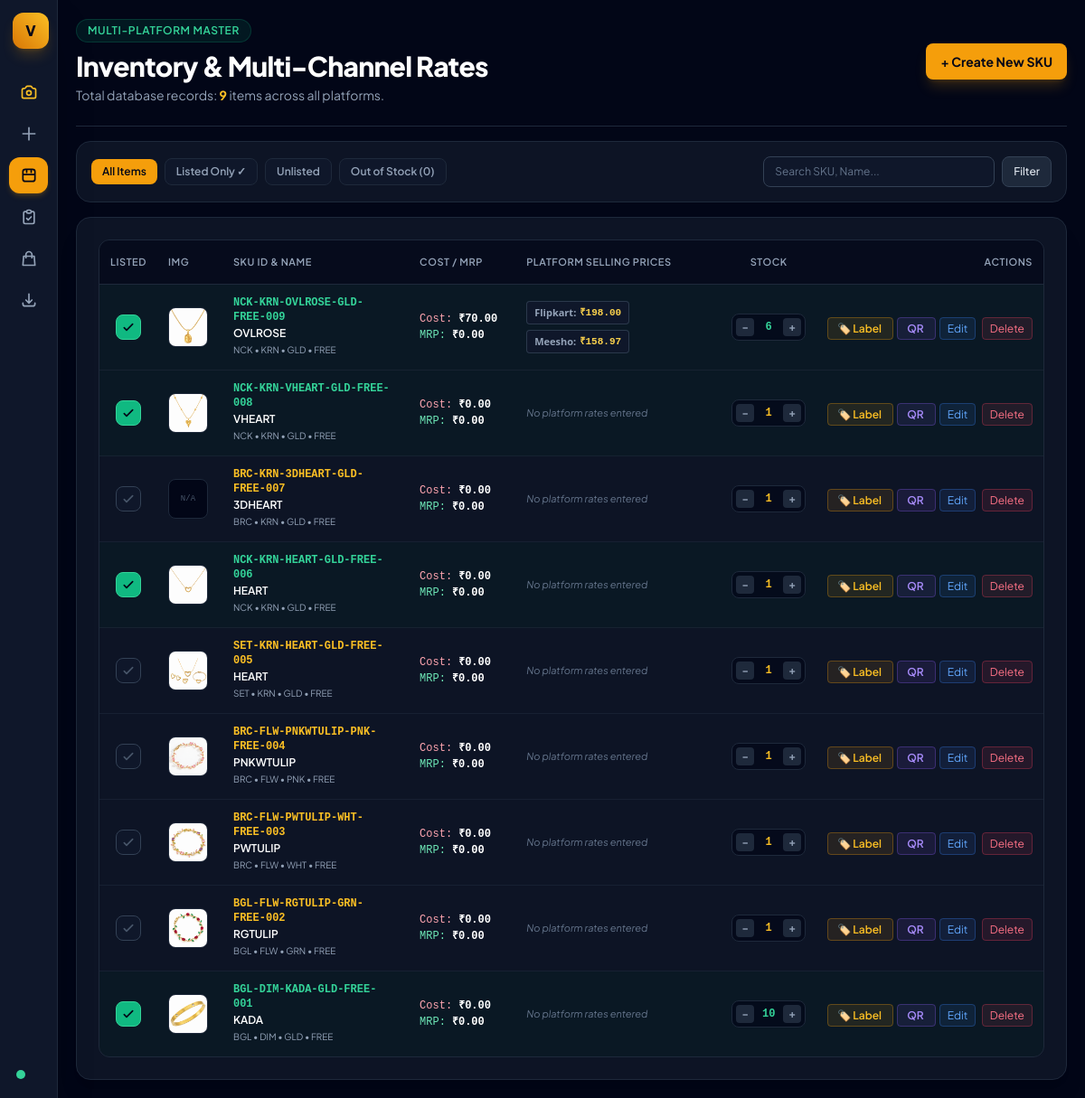
The app's page /inventory/, older data.
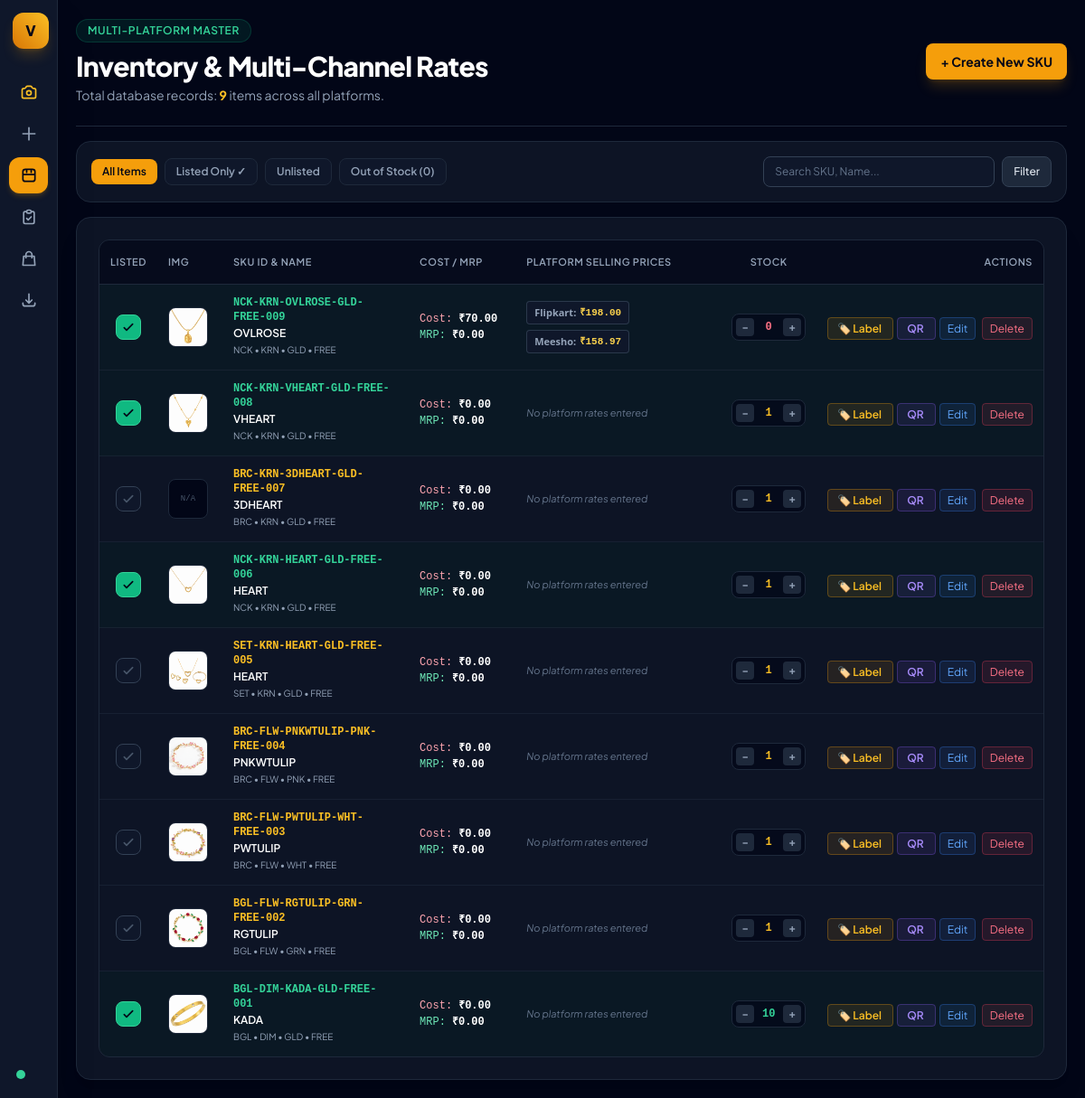
The same page, newer data.
### sku_manager/models.py (models this page shows, shortened)
class JewelrySKU(models.Model):
    CATEGORY_CHOICES = [
        ('BGL', 'BGL - Bangles / Kadas'),
        ('BRC', 'BRC - Bracelet'),
        ('NCK', 'NCK - Necklace / Choker'),
        ('EAR', 'EAR - Earrings'),
        ('SET', 'SET - Complete Set / Combo'),
        ('JHK', 'JHK - Jhumkas'),
        ('RNG', 'RNG - Rings'),
        ('PAY', 'PAY - Anklet / Payal'),
        ('TIK', 'TIK - Maang Tikka'),
    ]
    COLOR_CHOICES = [
        ('GLD', 'GLD - Golden'),
        ('RBYGRN', 'RBYGRN - Ruby & Emerald Green'),
        ('GRN', 'GRN - Emerald Green'),
        ('MRN', 'MRN - Maroon / Ruby'),
        ('ROSE', 'ROSE - Rose Gold'),
        ('SLV', 'SLV - Silver / Rhodium'),
        ('MTC', 'MTC - Multi-Color'),
        ('WHT', 'WHT - White / Pearl'),
        ('BLK', 'BLK - Black'),
        ('BLU', 'BLU - Royal Blue'),
        ('PNK', 'PNK - Baby Pink'),
    ]
    category = models.CharField(max_length=10, choices=CATEGORY_CHOICES, default='BGL')
    style = models.CharField(max_length=20, default='ADC')
    name = models.CharField(max_length=50, default='LOVE')
    color = models.CharField(max_length=20, choices=COLOR_CHOICES, default='GLD')
    size = models.CharField(max_length=20, default='2.4')
    number = models.CharField(max_length=10, default='001')
    sku = models.CharField(max_length=100, unique=True, editable=False)
    is_listed = models.BooleanField(default=False)
    image = models.ImageField(upload_to='products/', null=True, blank=True)
    stock = models.PositiveIntegerField(default=0)
    purchase_price = models.DecimalField(max_digits=10, decimal_places=2, default=0.00)
    selling_price = models.DecimalField(max_digits=10, decimal_places=2, default=0.00)
    created_at = models.DateTimeField(auto_now_add=True)
    updated_at = models.DateTimeField(auto_now=True)
    class Meta:
        ordering = ['-created_at']

### sku_manager/views.py (the view, shortened to what this page needs)
# urls.py: path('inventory/', views.sku_inventory, name='sku_inventory'),
def sku_inventory(request):
    search_query = request.GET.get('q', '').strip()
    filter_status = request.GET.get('status', '').strip()
    platforms = get_or_seed_platforms()
    sku_list = JewelrySKU.objects.prefetch_related('platform_prices__platform').all()
    if filter_status == 'listed':
        sku_list = sku_list.filter(is_listed=True)
    elif filter_status == 'unlisted':
        sku_list = sku_list.filter(is_listed=False)
    elif filter_status == 'out_of_stock':
        sku_list = sku_list.filter(stock=0)
    paginator = Paginator(sku_list, 10)
    page = request.GET.get('page')
    try:
        skus = paginator.page(page)
    except PageNotAnInteger:
        skus = paginator.page(1)
    except EmptyPage:
        skus = paginator.page(paginator.num_pages)
    return render(request, 'sku_manager/inventory.html', {
        'skus': skus,
        'platforms': platforms,
        'search_query': search_query,
        'filter_status': filter_status,
        'total_count': sku_list.count(),
        'active_page': 'inventory',
    })

### sku_manager/views.py (called while the page is built)
def get_or_seed_platforms():
    if not Platform.objects.exists():
        for name in DEFAULT_PLATFORMS:
            Platform.objects.get_or_create(name=name)
    return Platform.objects.all().order_by('id')

### templates/sku_manager/inventory.html (shortened to what the changed rows need)
{% extends "sku_manager/base.html" %}
{% block content %}
<header class="flex flex-col sm:flex-row sm:items-center justify-between border-b border-slate-800 pb-6 gap-4">
  <div>
    <h1 class="text-3xl font-extrabold tracking-tight text-white">Inventory & Multi-Channel Rates</h1>
  </div>
</header>
<div class="bg-slate-800/40 border border-slate-800 rounded-2xl p-6 shadow-xl space-y-4">
  <div class="overflow-x-auto rounded-xl border border-slate-800">
    <table class="w-full text-left text-sm text-slate-300">
      <thead class="bg-slate-950/60 text-[11px] uppercase tracking-wider text-slate-400 border-b border-slate-800">
        <tr>
          <th class="py-3.5 px-3 font-semibold text-center w-14">Listed</th>
          <th class="py-3.5 px-3 font-semibold w-14">Img</th>
          <th class="py-3.5 px-4 font-semibold">SKU ID & Name</th>
          <th class="py-3.5 px-4 font-semibold">Cost / MRP</th>
          <th class="py-3.5 px-4 font-semibold">Platform Selling Prices</th>
          <th class="py-3.5 px-3 font-semibold text-center">Stock</th>
          <th class="py-3.5 px-3 text-right font-semibold">Actions</th>
        </tr>
      </thead>
      <tbody class="divide-y divide-slate-800/60 font-normal">
        {% for item in skus %}
          <tr class="transition {% if item.is_listed %}bg-emerald-950/20 hover:bg-emerald-900/30{% else %}hover:bg-slate-800/40{% endif %}">
            <td class="py-3 px-3 text-center">
              <a href="{% url 'sku_toggle_listed' item.pk %}"
                 class="inline-flex items-center justify-center w-7 h-7 rounded-lg transition border {% if item.is_listed %}bg-emerald-500 text-slate-950 border-emerald-400 hover:bg-emerald-400{% else %}bg-slate-900 text-slate-600 border-slate-700 hover:border-amber-500 hover:text-amber-400{% endif %}">
                <svg class="w-4 h-4" fill="none" stroke="currentColor" stroke-width="2.5" viewBox="0 0 24 24"><path stroke-linecap="round" stroke-linejoin="round" d="M5 13l4 4L19 7"></path></svg>
              </a>
            </td>
            <td class="py-3 px-3">
              <div class="w-11 h-11 rounded-lg bg-slate-950 border border-slate-800 overflow-hidden flex items-center justify-center">
                {% if item.image %}
                  <img src="{{ item.image.url }}" alt="{{ item.name }}" class="w-full h-full object-cover">
                {% else %}
                  <span class="text-[9px] text-slate-600 font-mono">N/A</span>
                {% endif %}
              </div>
            </td>
            <td class="py-3 px-4">
              <div class="font-mono font-bold {% if item.is_listed %}text-emerald-400{% else %}text-amber-400{% endif %} text-xs">
                {{ item.sku }}
              </div>
              <div class="font-semibold text-white text-xs mt-0.5">{{ item.name }}</div>
              <div class="text-[10px] text-slate-400">{{ item.category }} • {{ item.style }} • {{ item.color }} • {{ item.size }}</div>
            </td>
            <td class="py-3 px-4 whitespace-nowrap text-xs font-mono">
              <div class="text-rose-300">Cost: <strong class="text-white">₹{{ item.purchase_price }}</strong></div>
              <div class="text-emerald-300 mt-0.5">MRP: <strong class="text-white">₹{{ item.selling_price }}</strong></div>
            </td>
            <td class="py-3 px-4">
              <div class="flex flex-wrap gap-1.5 max-w-sm">
                {% for pp in item.platform_prices.all %}
                  <div class="inline-flex items-center gap-1 bg-slate-900 border border-slate-700/80 px-2 py-0.5 rounded text-[11px] font-mono">
                    <span class="text-slate-400 font-sans font-semibold">{{ pp.platform.name }}:</span>
                    <span class="text-amber-300 font-bold">₹{{ pp.price }}</span>
                  </div>
                {% empty %}
                  <span class="text-[11px] text-slate-500 italic">No platform rates entered</span>
                {% endfor %}
              </div>
            </td>
            <td class="py-3 px-3 text-center whitespace-nowrap">
              <div class="inline-flex items-center gap-1 bg-slate-950/70 border border-slate-800 rounded-lg p-1">
                <a href="{% url 'sku_adjust_stock' item.pk 'dec' %}" class="w-5 h-5 flex items-center justify-center rounded bg-slate-800 hover:bg-rose-500/20 hover:text-rose-400 text-slate-400 text-xs font-bold transition">−</a>
                <span class="font-mono font-bold text-xs min-w-[24px] text-center {% if item.stock == 0 %}text-rose-400{% elif item.stock <= 5 %}text-amber-400{% else %}text-emerald-400{% endif %}">
                  {{ item.stock }}
                </span>
                <a href="{% url 'sku_adjust_stock' item.pk 'inc' %}" class="w-5 h-5 flex items-center justify-center rounded bg-slate-800 hover:bg-emerald-500/20 hover:text-emerald-400 text-slate-400 text-xs font-bold transition">+</a>
              </div>
            </td>
            <td class="py-3 px-3 text-right space-x-1 whitespace-nowrap">
              <a href="{% url 'sku_print_label' item.pk %}" target="_blank" title="Print Jewelry Label"
                 class="text-xs bg-amber-500/10 hover:bg-amber-500/20 text-amber-400 px-2.5 py-1 rounded transition border border-amber-500/30 font-semibold">
                🏷️ Label
              </a>
              <a href="{% url 'sku_qr_download' item.pk %}" target="_blank" title="Download QR Code"
                 class="text-xs bg-violet-500/10 hover:bg-violet-500/20 text-violet-400 px-2.5 py-1 rounded transition border border-violet-500/30 font-semibold">
                QR
              </a>
              <a href="{% url 'sku_edit' item.pk %}" class="text-xs bg-blue-500/10 hover:bg-blue-500/20 text-blue-400 px-2 py-1 rounded transition border border-blue-500/30">Edit</a>
              <a href="{% url 'sku_delete' item.pk %}" onclick="return confirm('Delete {{ item.sku }} permanently?')" class="text-xs bg-rose-500/10 hover:bg-rose-500/20 text-rose-400 px-2 py-1 rounded transition border border-rose-500/30">Delete</a>
            </td>
          </tr>
        {% empty %}
          <tr>
            <td colspan="7" class="text-center py-12 text-slate-500 text-sm">
              No inventory records found.
            </td>
          </tr>
        {% endfor %}
      </tbody>
    </table>
  </div>
</div>
{% endblock %}

Row changes from the older to the newer data that the page shows:
changed JewelrySKU "NCK-KRN-OVLROSE-GLD-FREE-009": stock "6" → "0"
